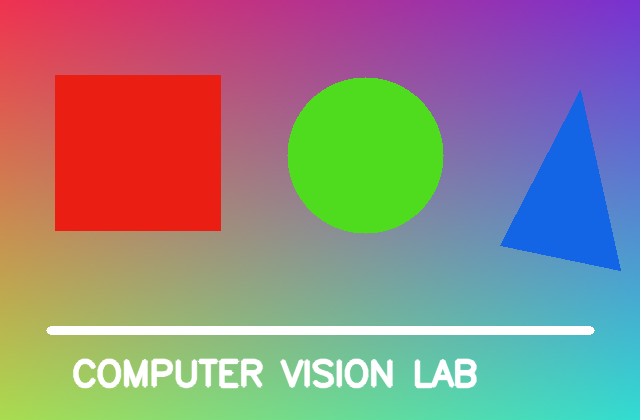
#> input picture Experiment-09-clockwise-and-counterclockwise-rotation/input/sample_image.png, 640 x 420 px
$ python program.py
#> lines starting #> are read from the running program, lines starting #| are printed output that depends on the picture
### cv_utils.py
"""Shared utility functions for the Computer Vision lab experiments."""

from pathlib import Path
import cv2
import numpy as np


def read_image(path: Path, flags: int = cv2.IMREAD_COLOR) -> np.ndarray:
#> called with flags = 1
    image = cv2.imread(str(path), flags)
#> image is the input picture: shape (420, 640, 3); mean B, G, R 133.1, 135.5, 146.3
    if image is None:
        raise FileNotFoundError(f"Could not read input image: {path}")
    return image


def ensure_output_dir(path: Path) -> Path:
    path.mkdir(parents=True, exist_ok=True)
    return path


def save_image(path: Path, image: np.ndarray) -> None:
    path.parent.mkdir(parents=True, exist_ok=True)
    if not cv2.imwrite(str(path), image):
        raise OSError(f"Could not write output image: {path}")


def normalize_to_uint8(image: np.ndarray) -> np.ndarray:
    return cv2.normalize(image, None, 0, 255, cv2.NORM_MINMAX).astype(np.uint8)


# [14 lines left out: functions open_video, make_video_writer, not called in this run]

### Experiment-09-clockwise-and-counterclockwise-rotation/program.py
from pathlib import Path
import sys
import cv2
import numpy as np


HERE = Path(__file__).resolve().parent
ROOT = HERE.parent
sys.path.insert(0, str(ROOT))

from cv_utils import (
    ensure_output_dir,
    make_video_writer,
    normalize_to_uint8,
    open_video,
    read_image,
    save_image,
)

INPUT_DIR = HERE / "input"
OUTPUT_DIR = ensure_output_dir(HERE / "output")

image = read_image(INPUT_DIR / "sample_image.png")
clockwise = cv2.rotate(image, cv2.ROTATE_90_CLOCKWISE)
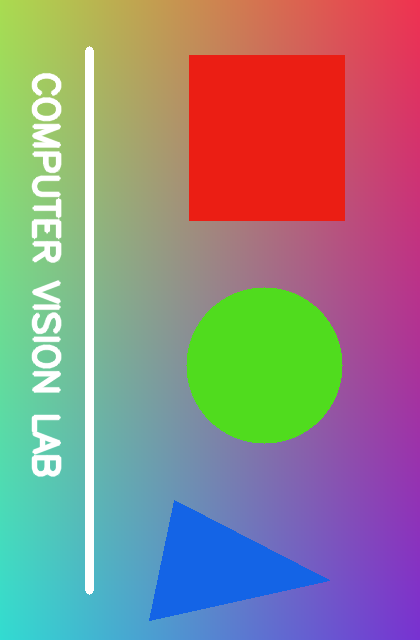
#> clockwise: shape (640, 420, 3); mean B, G, R 133.1, 135.5, 146.3
counterclockwise = cv2.rotate(image, cv2.ROTATE_90_COUNTERCLOCKWISE)
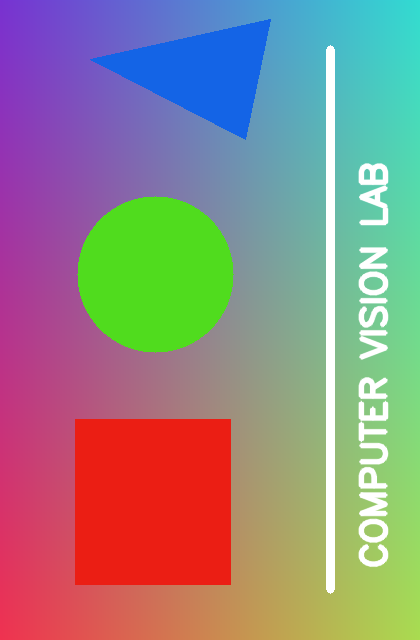
#> counterclockwise: shape (640, 420, 3); mean B, G, R 133.1, 135.5, 146.3
save_image(OUTPUT_DIR / "clockwise.png", clockwise)
save_image(OUTPUT_DIR / "counterclockwise.png", counterclockwise)
print("Saved clockwise.png and counterclockwise.png")
